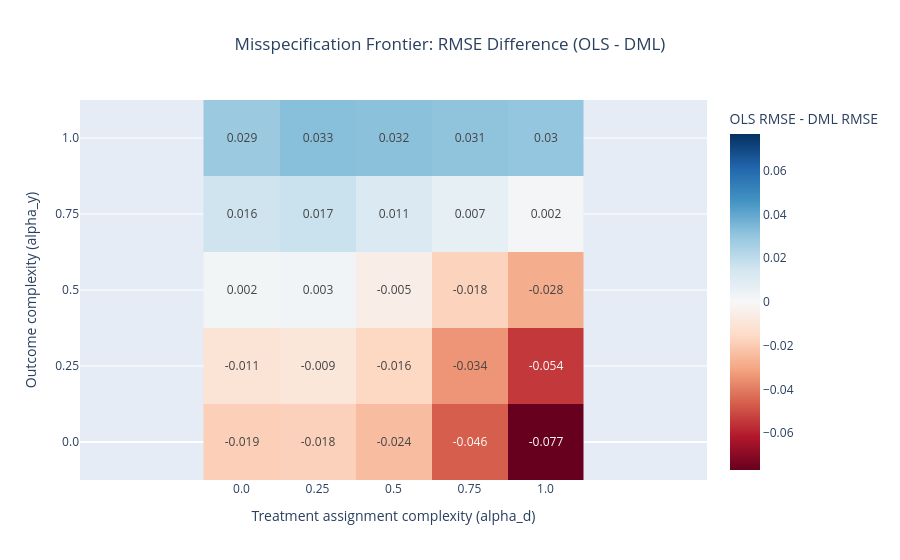

Notebook cell for this chart:
### Code cell
import numpy as np
import plotly.graph_objects as go

# pivot should have alpha_y as index and alpha_d as columns
# values = rmse_diff = OLS RMSE - DML RMSE
pivot = rmse_wide.pivot(index="alpha_y", columns="alpha_d", values="rmse_diff")

z = pivot.values
x_vals = list(pivot.columns)
y_vals = list(pivot.index)

text = np.round(z, 3)

fig = go.Figure(data=go.Heatmap(
    z=z,
    x=x_vals,
    y=y_vals,
    colorscale="RdBu",
    zmid=0,
    text=text,
    texttemplate="%{text}",
    textfont={"size": 12},
    colorbar=dict(title="OLS RMSE - DML RMSE"),
    hovertemplate="alpha_d=%{x}<br>alpha_y=%{y}<br>RMSE diff=%{z:.4f}<extra></extra>"
))

fig.update_layout(
    title={"text": "Misspecification Frontier: RMSE Difference (OLS - DML)", "x": 0.5},
    xaxis=dict(
        title="Treatment assignment complexity (alpha_d)",
        tickmode="array",
        tickvals=x_vals,
        ticktext=[str(v) for v in x_vals]
    ),
    yaxis=dict(
        title="Outcome complexity (alpha_y)",
        tickmode="array",
        tickvals=y_vals,
        ticktext=[str(v) for v in y_vals]
    )
)


fig.update_yaxes(scaleanchor="x", scaleratio=1)

fig.show()

### Figure 1 — Plotly figure (JSON) as saved in the notebook; plotly's stock layout.template omitted (floating-point values rounded to 4 significant figures)
{"data": [{"colorbar": {"title": {"text": "OLS RMSE - DML RMSE"}}, "colorscale": [[0, "rgb(103,0,31)"], [0.1, "rgb(178,24,43)"], [0.2, "rgb(214,96,77)"], [0.3, "rgb(244,165,130)"], [0.4, "rgb(253,219,199)"], [0.5, "rgb(247,247,247)"], [0.6, "rgb(209,229,240)"], [0.7, "rgb(146,197,222)"], [0.8, "rgb(67,147,195)"], [0.9, "rgb(33,102,172)"], [1, "rgb(5,48,97)"]], "hovertemplate": "alpha_d=%{x}<br>alpha_y=%{y}<br>RMSE diff=%{z:.4f}<extra></extra>", "text": [[-0.019, -0.018, -0.024, -0.046, -0.077], [-0.011, -0.009, -0.016, -0.034, -0.054], [0.002, 0.003, -0.005, -0.018, -0.028], [0.016, 0.017, 0.011, 0.007, 0.002], [0.029, 0.033, 0.032, 0.031, 0.03]], "textfont": {"size": 12}, "texttemplate": "%{text}", "type": "heatmap", "x": [0, 0.25, 0.5, 0.75, 1], "y": [0, 0.25, 0.5, 0.75, 1], "z": [[-0.01869, -0.01814, -0.02381, -0.04645, -0.07687], [-0.01061, -0.009248, -0.01595, -0.03426, -0.05442], [0.002105, 0.00262, -0.005027, -0.01769, -0.02832], [0.01568, 0.01702, 0.0114, 0.006953, 0.001819], [0.02887, 0.03265, 0.03198, 0.03107, 0.03007]], "zmid": 0}], "layout": {"title": {"text": "Misspecification Frontier: RMSE Difference (OLS - DML)", "x": 0.5}, "xaxis": {"tickmode": "array", "ticktext": ["0.0", "0.25", "0.5", "0.75", "1.0"], "tickvals": [0, 0.25, 0.5, 0.75, 1], "title": {"text": "Treatment assignment complexity (alpha_d)"}}, "yaxis": {"scaleanchor": "x", "scaleratio": 1, "tickmode": "array", "ticktext": ["0.0", "0.25", "0.5", "0.75", "1.0"], "tickvals": [0, 0.25, 0.5, 0.75, 1], "title": {"text": "Outcome complexity (alpha_y)"}}}}
